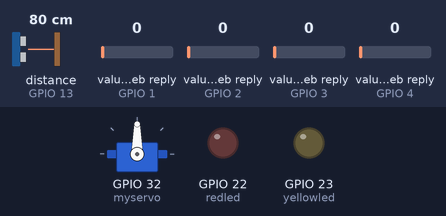
A sketch run on a simulated ESP32. Shown: servo, output pins drawn as LEDs (lit = HIGH). Wiring (inferred from the names in the program): ultrasonic range finder: trigger GPIO 27; echo GPIO 13. Inputs (shaded band) come from the test bench; at power-on: value in the web reply (sensors on GPIO 4, GPIO 1, GPIO 2, GPIO 3) 0, distance to the obstacle (sensor on GPIO 13) 80 cm. The echo pulse lasts 58.3 µs per cm; WiFi joins after 1.5 s; servers stay silent unless stated; web services answer with replies made up by the test bench; pins used as bus, display or sensor lines are not drawn; what the sketch prints to the serial monitor is not drawn.

Above: at 2.8 s.
2.9 s: value in the web reply (sensor on GPIO 4) set to 48
5.4 s: value in the web reply (sensor on GPIO 4) set to 52
At 6.3 s:
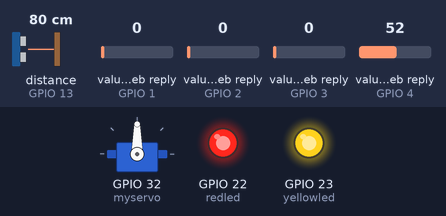
7.4 s: value in the web reply (sensor on GPIO 1) set to 49
9.6 s: value in the web reply (sensor on GPIO 1) set to 52
At 11.6 s:
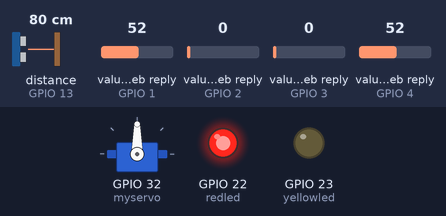
12.8 s: value in the web reply (sensor on GPIO 1) set to 2
At 15.0 s:
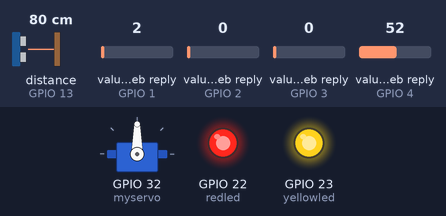
15.6 s: value in the web reply (sensor on GPIO 1) set to 75
At 18.4 s:
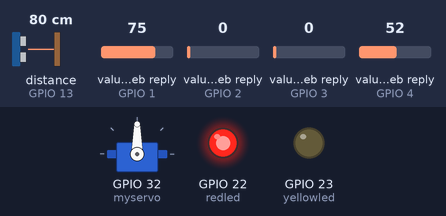
Timing chart, 0 to 19.5 s (numbered marks = the images above; inputs shaded):
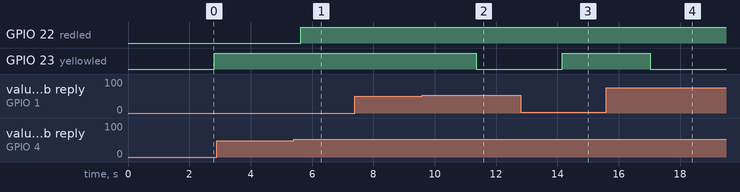

Measured:
- the behaviour switches between 50 and 51 on value in the web reply (sensor on GPIO 4) (found by bisection; images 0 and 1)
- the behaviour switches between 50 and 51 on value in the web reply (sensor on GPIO 1) (found by bisection; images 1 and 2)
- after the input at 2.9 s, every drawn part: stays the same
- after the input at 5.4 s, GPIO 22 (redled): LOW → HIGH after 0.24 s
- after the input at 7.4 s, every drawn part: stays the same
- after the input at 9.6 s, GPIO 23 (yellowled): HIGH → LOW after 1.8 s
- after the input at 12.8 s, GPIO 23 (yellowled): LOW → HIGH after 1.4 s
- after the input at 15.6 s, GPIO 23 (yellowled): HIGH → LOW after 1.4 s

The sketch:

automatic_gate.ino
```cpp
#include <Servo.h>
#include <WiFi.h>
#include <ThingSpeak.h>

#define trigger 27
#define echo 13

#define redled 22
#define yellowled 23

#define Soundspeed 0.034
#define servopin 32

#define parkingthreshold 50
#define tempthreshold 50
//#define tempthreshold 20

Servo myservo;
WiFiClient wificlient;

int status = WL_IDLE_STATUS;
#define WIFI_TIMEOUT 10000


int channelnum= 1569795;

float d1,d2,d3;
float temp;

//char* ssid="OnePlus 8 Pro";
//char* pwd = "givemedata";
const char* ssid="FTTHbsnl";
const char* pwd="anil2501";

long duration;
float distance;
int angle=90;

void connectwifi()
{
  Serial.println("Connecting to WiFi");
  WiFi.mode(WIFI_STA);
  WiFi.begin(ssid, pwd);

  unsigned long startAttemptTime = millis();

  while(WiFi.status() != WL_CONNECTED)
  {
    // Connection timed out
    if(millis() - startAttemptTime >= WIFI_TIMEOUT)
    {
      Serial.println();
      Serial.println("Connection timed out");
      break;
    }

    // Loading
    Serial.print(".");
    delay(200);
  }

  // Failed to connect
  if(WiFi.status() != WL_CONNECTED)
  {
    Serial.println("Failed to connect to WiFi Network");
    return;
  }

  Serial.println("Connected!");
  Serial.println(WiFi.localIP());
}

void setup() {
  Serial.begin(9600);
  connectwifi();
  pinMode(trigger,OUTPUT);
  pinMode(echo, INPUT);
  myservo.attach(32);
  pinMode(redled,OUTPUT);
  pinMode(yellowled,OUTPUT);
  digitalWrite(redled,LOW);
  digitalWrite(yellowled,LOW);
  ThingSpeak.begin(wificlient);
  // put your setup code here, to run once:
}

void loop() {
  // put your main code here, to run repeatedly:

  // read values from thingspeak here
  d1=ThingSpeak.readFloatField(channelnum,1);
  d2=ThingSpeak.readFloatField(channelnum,2);
  d3=ThingSpeak.readFloatField(channelnum,3);
  temp=ThingSpeak.readFloatField(channelnum,4);
  Serial.println(d1);
  Serial.println(d2);
  Serial.println(d3);
  Serial.println(temp);
  digitalWrite(trigger,LOW);
  delayMicroseconds(5);
  digitalWrite(trigger, HIGH);
  delayMicroseconds(10);
  digitalWrite(trigger,LOW);
  duration=pulseIn(echo, HIGH);
  distance = duration * Soundspeed/2;
  Serial.print("Distance is: ");
  Serial.print(distance);
  Serial.println("cm");
  if(temp >tempthreshold)
      {
        digitalWrite(redled,HIGH);
        //Serial.println("Fire warning");
      }
  if(d1>parkingthreshold || d2>parkingthreshold || d3>parkingthreshold) //slot is available
  {
    digitalWrite(yellowled,LOW);
    if(distance < 10.00)
    {
      //use thingspeak values for comparison here
        if(temp >tempthreshold)
        {
          digitalWrite(redled,HIGH);
          //digitalWrite(yellowled,LOW);
          Serial.println("Fire warning");
        }
        else
        {
          digitalWrite(redled,LOW);
          digitalWrite(yellowled,LOW);
          myservo.write(90);
          Serial.println("Gate opening");
          delay(10000); //gate is opened for 10 seconds
          myservo.write(10);
        }
    }
  }
  else
  {
    if(temp >tempthreshold)
    {
      digitalWrite(redled,HIGH);
      Serial.println("Fire warning");
    }
    digitalWrite(yellowled,HIGH);
    Serial.println("No slots empty");
  }
  Serial.println("Next session");
  delay(200);
}
```
